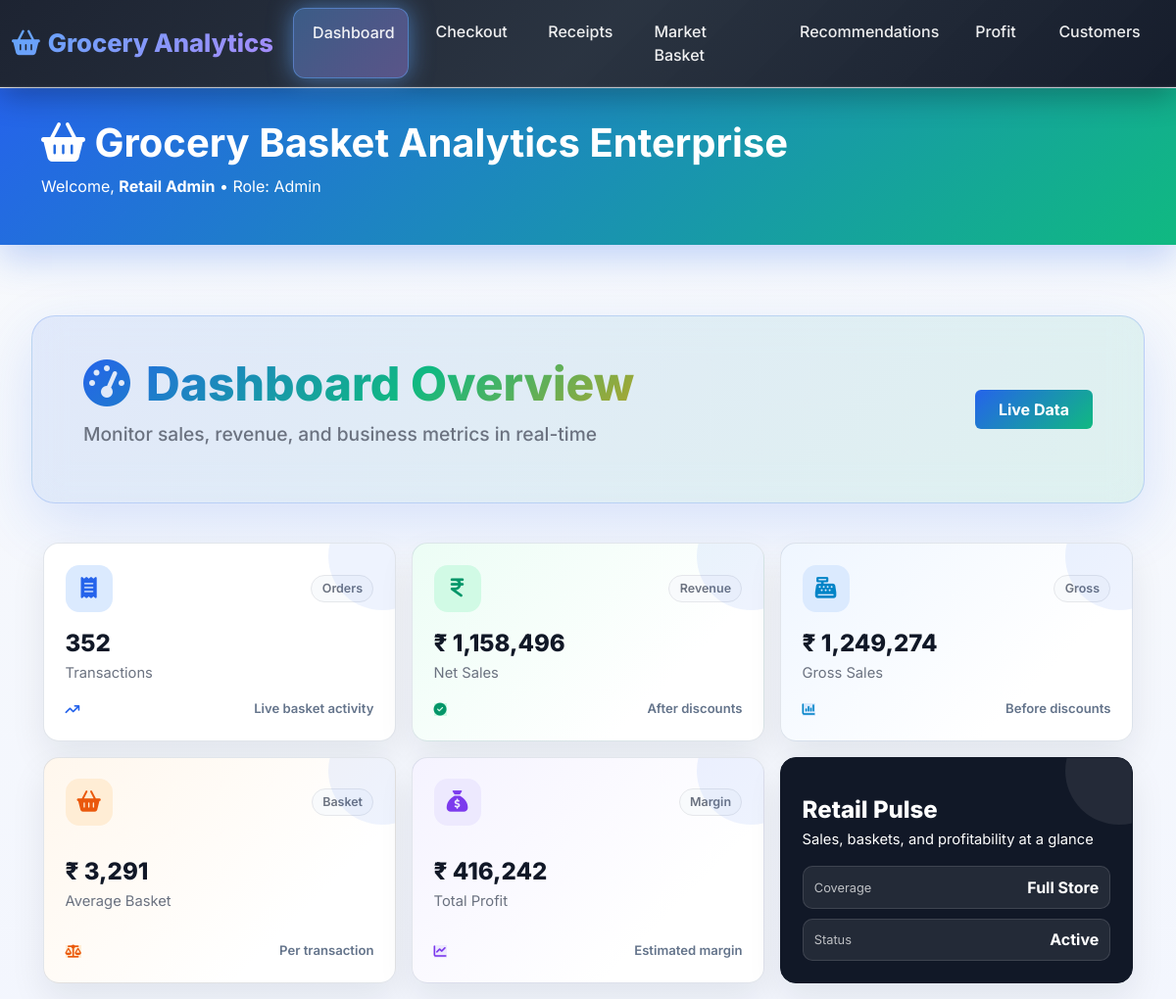
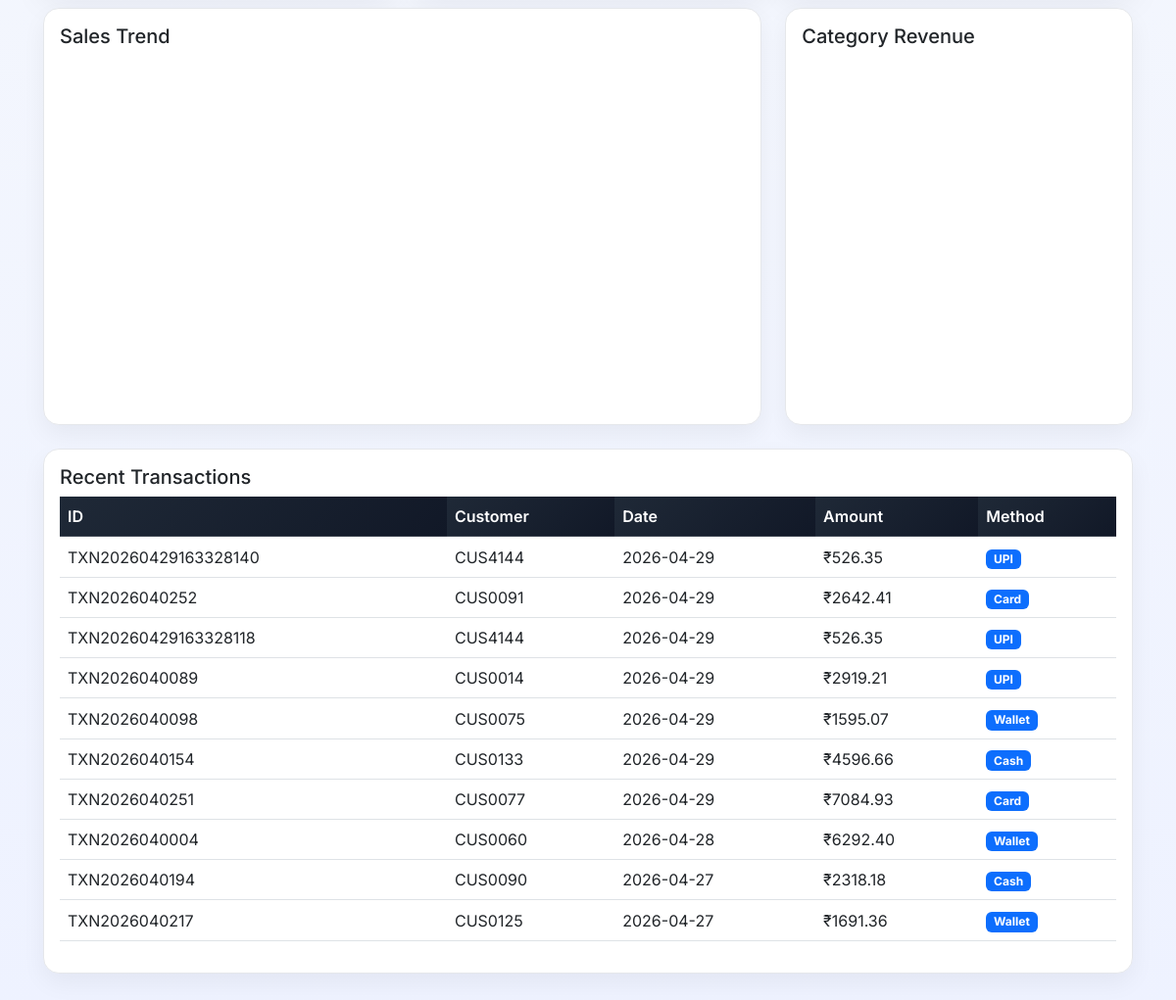
The app's page /dashboard (signed in) with its own data (2 pictures, top to bottom).
### tables this page shows
CREATE TABLE transactions (
        transaction_id TEXT PRIMARY KEY,
        customer_id TEXT,
        basket_date TEXT,
        payment_method TEXT,
        total_amount REAL,
        discount_amount REAL,
        final_amount REAL,
        created_at TEXT
    , coupon_code TEXT);

### app.py (the view)
@app.route('/dashboard')
def dashboard():
    if 'user_id' not in session:
        return redirect(url_for('login'))
    data = load_data()
    transactions_df = pd.DataFrame(data['transactions'])
    total_sales = transactions_df['final_amount'].sum()
    total_txn = len(transactions_df)
    avg_basket = transactions_df['final_amount'].mean()
    gross_sales = transactions_df['total_amount'].sum()
    profit_df = pd.DataFrame(data['basket'])
    profit_df['profit'] = profit_df['line_total'] - (profit_df['cost'] * profit_df['quantity'])
    total_profit = profit_df['profit'].sum()
    daily = transactions_df.groupby('basket_date', as_index=False)[['final_amount','discount_amount']].sum().sort_values('basket_date')
    fig1 = px.line(daily, x='basket_date', y='final_amount', title='Net Sales Trend')
    top_prod = profit_df.groupby('product_name', as_index=False)['quantity'].sum().sort_values('quantity', ascending=False).head(12)
    fig2 = px.bar(top_prod, x='product_name', y='quantity', text='quantity', title='Top Selling Products')
    cat = profit_df.groupby('category', as_index=False)['line_total'].sum()
    fig3 = px.pie(cat, names='category', values='line_total', hole=0.45, title='Category Revenue Share')
    metrics = {
        'total_txn': int(total_txn),
        'total_sales': f"₹ {total_sales:,.0f}",
        'gross_sales': f"₹ {gross_sales:,.0f}",
        'avg_basket': f"₹ {avg_basket:,.0f}",
        'total_profit': f"₹ {total_profit:,.0f}"
    }
    charts = {
        'sales_trend': fig_to_plotly_json(fig1),
        'top_products': fig_to_plotly_json(fig2),
        'category_pie': fig_to_plotly_json(fig3)
    }
    recent_txns = transactions_df.sort_values('basket_date', ascending=False).head(10).to_dict('records')
    return render_template('dashboard.html',
                         user=session,
                         metrics=metrics,
                         charts=charts,
                         recent_txns=recent_txns)

### app.py (called while the page is built)
@app.context_processor
def inject_user():
    if 'user_id' not in session:
        return {'user': None}
    return {'user': session}

def get_conn():
    return sqlite3.connect(DB_NAME, check_same_thread=False)

def query_df(query, params=()):
    conn = get_conn()
    df = pd.read_sql_query(query, conn, params=params)
    conn.close()
    return df

def fig_to_plotly_json(fig):
    return json.loads(fig.to_json())

### templates/dashboard.html (shortened to what this page needs)
{% extends "base.html" %}
{% block hero %}
<div class="hero-section dashboard-hero">
    <div class="container">
        <div class="hero-card">
            <h1 class="display-5 fw-bold text-white">
                <i class="fas fa-shopping-basket"></i> Grocery Basket Analytics Enterprise
            </h1>
            <p>Welcome, <strong>{{ user.user_name }}</strong> • Role: {{ user.user_role.title() }}</p>
        </div>
    </div>
</div>
{% endblock %}
{% block content %}
<div class="dashboard-header">
    <div class="container">
        <div class="row align-items-center">
            <div class="col-lg-8">
                <h1><i class="fas fa-tachometer-alt me-3"></i>Dashboard Overview</h1>
                <p class="subtitle">Monitor sales, revenue, and business metrics in real-time</p>
            </div>
            <div class="col-lg-4 text-lg-end mt-3 mt-lg-0">
                <span class="badge">Live Data</span>
            </div>
        </div>
    </div>
</div>
<div class="container-fluid">
    <div class="dashboard-kpi-grid mb-4">
        <div class="metric-card metric-card-primary">
            <div class="metric-topline">
                <div class="metric-icon"><i class="fas fa-receipt"></i></div>
                <span class="metric-chip">Orders</span>
            </div>
            <div class="metric-body">
                <h3>{{ metrics.total_txn }}</h3>
                <p>Transactions</p>
            </div>
            <div class="metric-foot">
                <i class="fas fa-arrow-trend-up"></i>
                <span>Live basket activity</span>
            </div>
        </div>
        <div class="metric-card metric-card-success">
            <div class="metric-topline">
                <div class="metric-icon"><i class="fas fa-indian-rupee-sign"></i></div>
                <span class="metric-chip">Revenue</span>
            </div>
            <div class="metric-body">
                <h3>{{ metrics.total_sales }}</h3>
                <p>Net Sales</p>
            </div>
            <div class="metric-foot">
                <i class="fas fa-circle-check"></i>
                <span>After discounts</span>
            </div>
        </div>
        <div class="metric-card metric-card-info">
            <div class="metric-topline">
                <div class="metric-icon"><i class="fas fa-cash-register"></i></div>
                <span class="metric-chip">Gross</span>
            </div>
            <div class="metric-body">
                <h3>{{ metrics.gross_sales }}</h3>
                <p>Gross Sales</p>
            </div>
            <div class="metric-foot">
                <i class="fas fa-chart-column"></i>
                <span>Before discounts</span>
            </div>
        </div>
        <div class="metric-card metric-card-warning">
            <div class="metric-topline">
                <div class="metric-icon"><i class="fas fa-basket-shopping"></i></div>
                <span class="metric-chip">Basket</span>
            </div>
            <div class="metric-body">
                <h3>{{ metrics.avg_basket }}</h3>
                <p>Average Basket</p>
            </div>
            <div class="metric-foot">
                <i class="fas fa-scale-balanced"></i>
                <span>Per transaction</span>
            </div>
        </div>
        <div class="metric-card metric-card-profit">
            <div class="metric-topline">
                <div class="metric-icon"><i class="fas fa-sack-dollar"></i></div>
                <span class="metric-chip">Margin</span>
            </div>
            <div class="metric-body">
                <h3>{{ metrics.total_profit }}</h3>
                <p>Total Profit</p>
            </div>
            <div class="metric-foot">
                <i class="fas fa-chart-line"></i>
                <span>Estimated margin</span>
            </div>
        </div>
        <div class="metric-card metric-card-compact">
            <div class="metric-body">
                <h3>Retail Pulse</h3>
                <p>Sales, baskets, and profitability at a glance</p>
            </div>
            <div class="metric-mini-list">
                <div>
                    <span>Coverage</span>
                    <strong>Full Store</strong>
                </div>
                <div>
                    <span>Status</span>
                    <strong>Active</strong>
                </div>
            </div>
        </div>
    </div>
    <div class="row">
        <div class="col-lg-8 mb-4">
            <div class="card">
                <div class="card-body">
                    <h5 class="card-title">Sales Trend</h5>
                    <div id="sales-trend-chart" class="dashboard-chart"></div>
                </div>
            </div>
        </div>
        <div class="col-lg-4 mb-4">
            <div class="card">
                <div class="card-body">
                    <h5 class="card-title">Category Revenue</h5>
                    <div id="category-pie-chart" class="dashboard-chart"></div>
                </div>
            </div>
        </div>
    </div>
    <div class="row">
        <div class="col-12">
            <div class="card">
                <div class="card-body">
                    <h5 class="card-title">Recent Transactions</h5>
                    <div class="table-responsive">
                        <table class="table table-hover">
                            <thead>
                                <tr>
                                    <th>ID</th>
                                    <th>Customer</th>
                                    <th>Date</th>
                                    <th>Amount</th>
                                    <th>Method</th>
                                </tr>
                            </thead>
                            <tbody>
                                {% for txn in recent_txns %}
                                <tr>
                                    <td>{{ txn.transaction_id }}</td>
                                    <td>{{ txn.customer_id }}</td>
                                    <td>{{ txn.basket_date }}</td>
                                    <td>₹{{ "%.2f"|format(txn.final_amount) }}</td>
                                    <td><span class="badge bg-primary">{{ txn.payment_method }}</span></td>
                                </tr>
                                {% endfor %}
                            </tbody>
                        </table>
                    </div>
                </div>
            </div>
        </div>
    </div>
</div>
{% endblock %}

### templates/base.html (shortened to what this page needs)
<!DOCTYPE html>
<html lang="en">
<head>
    <link href="https://cdn.jsdelivr.net/npm/bootstrap@5.3.0/dist/css/bootstrap.min.css" rel="stylesheet">
    <link href="https://cdnjs.cloudflare.com/ajax/libs/font-awesome/6.4.0/css/all.min.css" rel="stylesheet">
    <link rel="stylesheet" href="{{ url_for('static', filename='css/style.css') }}">
</head>
<body>
    {% if user %}
    <nav class="navbar navbar-expand-lg navbar-dark fixed-top">
        <div class="container-fluid">
            <a class="navbar-brand fw-bold" href="{{ url_for('dashboard') }}">
                <i class="fas fa-shopping-basket me-2"></i>Grocery Analytics
            </a>
            <div class="collapse navbar-collapse" id="mainNavbar">
                <div class="navbar-nav ms-auto">
                    <a class="nav-link" href="{{ url_for('dashboard') }}" data-route="dashboard">Dashboard</a>
                    <a class="nav-link" href="{{ url_for('checkout') }}" data-route="checkout">Checkout</a>
                    <a class="nav-link" href="{{ url_for('receipt_center') }}" data-route="receipt_center">Receipts</a>
                    <a class="nav-link" href="{{ url_for('market_basket') }}" data-route="market_basket">Market Basket</a>
                    <a class="nav-link" href="{{ url_for('recommendations') }}" data-route="recommendations">Recommendations</a>
                    <a class="nav-link" href="{{ url_for('profit') }}" data-route="profit">Profit</a>
                    <a class="nav-link" href="{{ url_for('customers') }}" data-route="customers">Customers</a>
                    <a class="nav-link" href="{{ url_for('reports') }}" data-route="reports">Reports</a>
                </div>
            </div>
        </div>
    </nav>
    {% block hero %}{% endblock %}
    {% endif %}
    <main class="main-content">
        {% block content %}{% endblock %}
    </main>
</body>
</html>

### records on screen
transactions: transaction_id "TXN20260429163328140", customer_id "CUS4144", basket_date "2026-04-29", final_amount "526.35", payment_method "UPI"
transactions: transaction_id "TXN2026040252", customer_id "CUS0091", basket_date "2026-04-29", final_amount "2642.41", payment_method "Card"
transactions: transaction_id "TXN20260429163328118", customer_id "CUS4144", basket_date "2026-04-29", final_amount "526.35", payment_method "UPI"
transactions: transaction_id "TXN2026040089", customer_id "CUS0014", basket_date "2026-04-29", final_amount "2919.21", payment_method "UPI"
transactions: transaction_id "TXN2026040098", customer_id "CUS0075", basket_date "2026-04-29", final_amount "1595.07", payment_method "Wallet"
transactions: transaction_id "TXN2026040154", customer_id "CUS0133", basket_date "2026-04-29", final_amount "4596.66", payment_method "Cash"
transactions: transaction_id "TXN2026040251", customer_id "CUS0077", basket_date "2026-04-29", final_amount "7084.93", payment_method "Card"
transactions: transaction_id "TXN2026040004", customer_id "CUS0060", basket_date "2026-04-28", final_amount "6292.40", payment_method "Wallet"
transactions: transaction_id "TXN2026040194", customer_id "CUS0090", basket_date "2026-04-27", final_amount "2318.18", payment_method "Cash"
transactions: transaction_id "TXN2026040217", customer_id "CUS0125", basket_date "2026-04-27", final_amount "1691.36", payment_method "Wallet"

### other values on screen
{{ user.user_name }} "Retail Admin"
{{ user.user_role.title() }} "Admin"
{{ metrics.total_txn }} "352"
{{ metrics.total_sales }} "₹ 1,158,496"
{{ metrics.gross_sales }} "₹ 1,249,274"
{{ metrics.avg_basket }} "₹ 3,291"
{{ metrics.total_profit }} "₹ 416,242"
